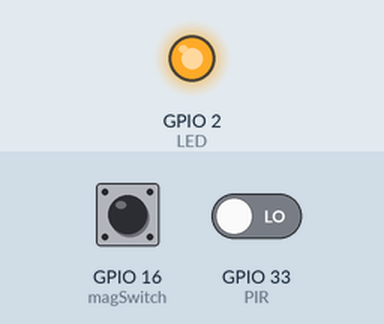
Simulated run of this sketch. Board: ESP32. On the bench: output pins drawn as LEDs (lit = HIGH). The inputs (shaded band) are chosen by the test bench; at power-on: GPIO 16 (magSwitch) HIGH, GPIO 33 (PIR) LOW. What the sketch prints to the serial monitor is not drawn.

Above: at 0.1 s.
At 59.1 s:
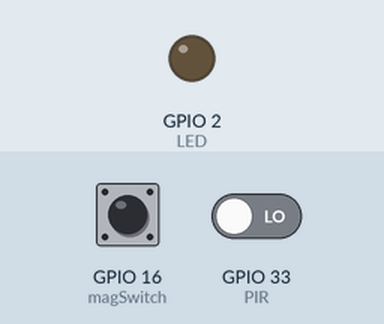
Timing chart, 0 to 60.6 s (numbered marks = the images above):
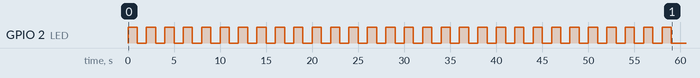

The sketch:

GISMO6_HomeSecurity.ino
```cpp
#define magSwitch 16
#define PIR 33
#define LED 2
int loopDelay = 1000;

void setup() {
  // put your setup code here, to run once:
  pinMode(magSwitch,INPUT_PULLUP);
  pinMode(PIR,INPUT);
  pinMode(LED,OUTPUT);
  Serial.begin(115200);
  // Initial warmup period of 1 minute for PIR sensor
  Serial.print("Warming up...");
  for(int i = 0; i < 60; i++){
    digitalWrite(2,!digitalRead(2));
    Serial.print(".");
    delay(1000);
  }
}

void loop() {
  // put your main code here, to run repeatedly:
// Mag switch reading
 int sw_status = digitalRead(16);
 if(sw_status == HIGH)
 Serial.println("OPEN");
 else
 Serial.println("CLOSED");

// PIR sensor reading
  int pir_status = digitalRead(PIR);
  if (pir_status == HIGH) {
    Serial.println("Motion detected!");
    loopDelay=3000;
    }
  else {
    Serial.println("No Motion detected!");
    loopDelay = 1000;
    }

 delay(loopDelay);
}
```
